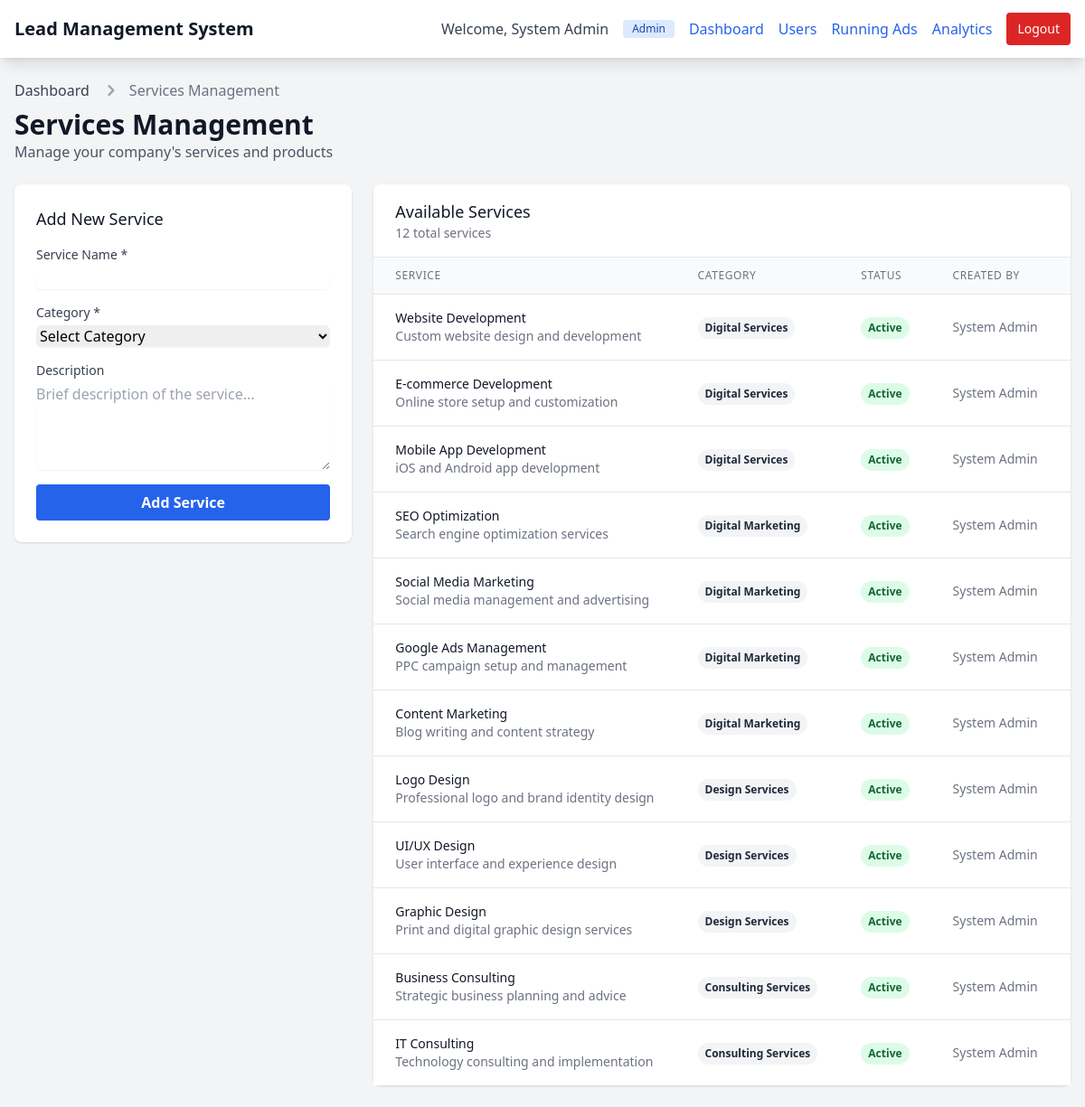
The page /services.php (signed in) on the database as committed earlier.
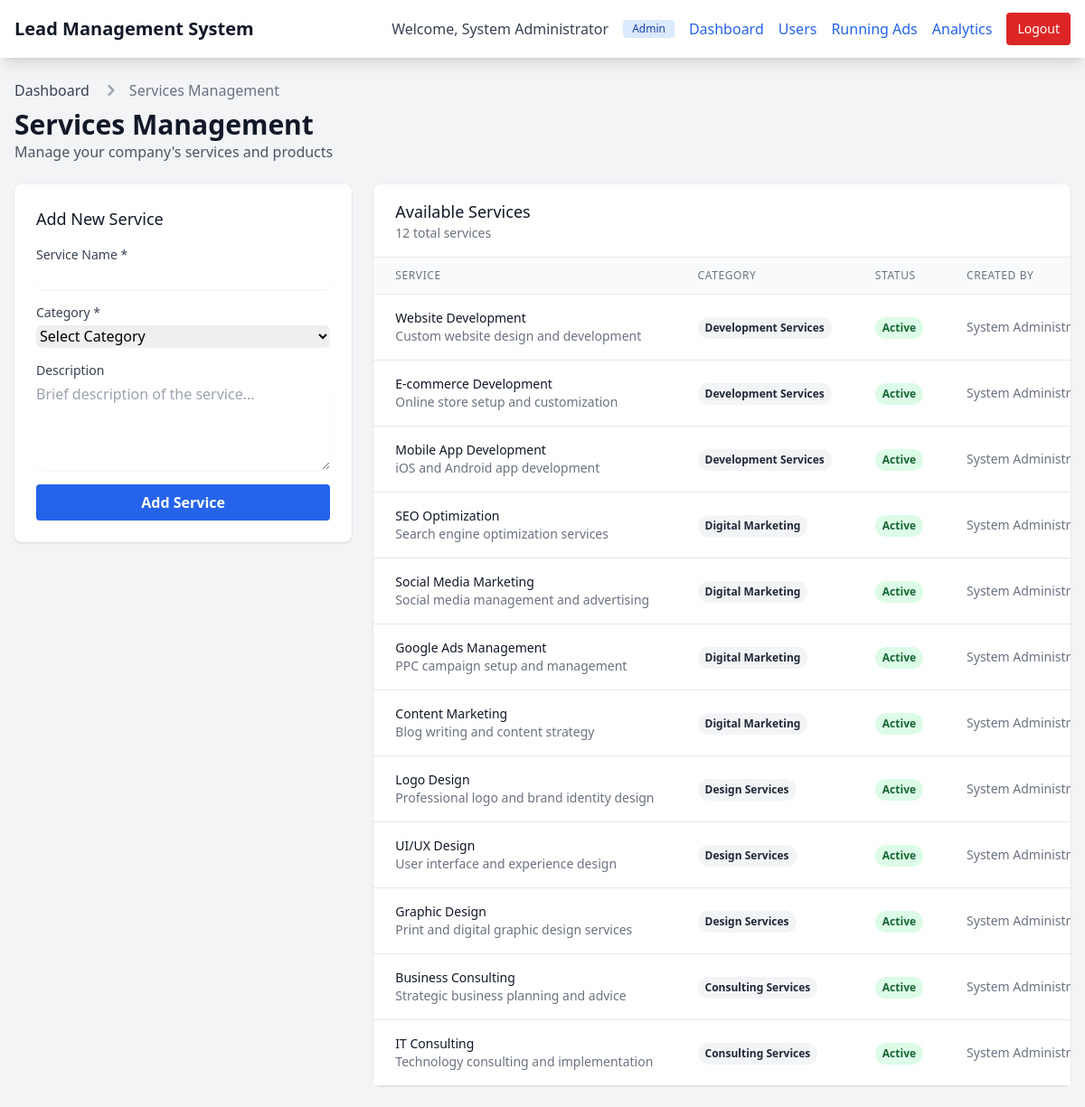
The same page on the database as committed later.
### tables this page shows
CREATE TABLE users (
    id INT PRIMARY KEY AUTO_INCREMENT,
    username VARCHAR(50) UNIQUE NOT NULL,
    password VARCHAR(255) NOT NULL,
    full_name VARCHAR(100),
    role ENUM('admin', 'sales', 'marketing') NOT NULL,
    is_active TINYINT(1) DEFAULT 1,
    created_at TIMESTAMP DEFAULT CURRENT_TIMESTAMP,
    updated_at TIMESTAMP DEFAULT CURRENT_TIMESTAMP ON UPDATE CURRENT_TIMESTAMP
);

CREATE TABLE services (
    id INT PRIMARY KEY AUTO_INCREMENT,
    service_name VARCHAR(255) NOT NULL,
    service_category VARCHAR(100),
    description TEXT,
    is_active TINYINT(1) DEFAULT 1,
    created_by INT,
    created_at TIMESTAMP DEFAULT CURRENT_TIMESTAMP,
    updated_at TIMESTAMP DEFAULT CURRENT_TIMESTAMP ON UPDATE CURRENT_TIMESTAMP,
    FOREIGN KEY (created_by) REFERENCES users(id) ON DELETE SET NULL
);

### includes/auth.php (called while the page is built, shortened)
<?php
require_once 'connect.php';
function is_logged_in() {
    return isset($_SESSION['user_id']) && !empty($_SESSION['user_id']);
}
function get_logged_in_user() {
    $query = "SELECT id, username, full_name, role FROM users WHERE id = ?";
    return get_row($query, [$_SESSION['user_id']], 'i');
}
?>

### includes/connect.php (called while the page is built, shortened)
<?php
$conn = null;
try {
    $conn = new mysqli(DB_HOST, DB_USER, DB_PASS, DB_NAME);
} catch (Exception $e) {
    error_log("Database connection exception: " . $e->getMessage());
    die("Database configuration error. Please contact administrator.");
}
function execute_query($query, $params = [], $types = '') {
    global $conn;
    try {
        if (empty($params)) {
            $result = $conn->query($query);
            return $result;
        }
        $stmt = $conn->prepare($query);
        if (!empty($params)) {
            if (!$stmt->bind_param($types, ...$params)) {
                error_log("Bind param failed: " . $stmt->error);
                $stmt->close();
                throw new Exception("Parameter binding failed");
            }
        }
        if (!$stmt->execute()) {
            error_log("Execute failed: " . $stmt->error . " | Query: " . $query);
            $stmt->close();
            throw new Exception("Query execution failed");
        }
        $result = $stmt->get_result();
        return $result;
    } catch (Exception $e) {
        error_log("Database operation error: " . $e->getMessage());
        throw $e;
    }
}
function get_row($query, $params = [], $types = '') {
    try {
        $result = execute_query($query, $params, $types);
        $row = $result->fetch_assoc();
        return $row;
    } catch (Exception $e) {
        error_log("get_row error: " . $e->getMessage());
        return null;
    }
}
function get_all($query, $params = [], $types = '') {
    try {
        $result = execute_query($query, $params, $types);
        $rows = [];
        while ($row = $result->fetch_assoc()) {
            $rows[] = $row;
        }
        return $rows;
    } catch (Exception $e) {
        error_log("get_all error: " . $e->getMessage());
        return [];
    }
}
?>

### includes/functions.php (called while the page is built, shortened)
<?php
require_once 'connect.php';
function sanitize_output($string) {
    return htmlspecialchars($string, ENT_QUOTES, 'UTF-8');
}
?>

### services.php (the view, shortened to what this page needs)
<?php
require_once 'includes/auth.php';
require_once 'includes/functions.php';
$current_user = get_logged_in_user();
$services = get_all("SELECT s.*, u.full_name as created_by_name FROM services s LEFT JOIN users u ON s.created_by = u.id ORDER BY s.created_at DESC");
?>
<!DOCTYPE html>
<html lang="en">
<head>
    <script src="https://cdn.tailwindcss.com"></script>
</head>
<body class="bg-gray-100 min-h-screen">
    <nav class="bg-white shadow-lg">
        <div class="max-w-7xl mx-auto px-4">
            <div class="flex justify-between h-16">
                <div class="flex items-center">
                    <a href="index.php" class="text-xl font-bold text-gray-900">Lead Management System</a>
                </div>
                <div class="flex items-center space-x-4">
                    <span class="text-gray-700">Welcome, <?php echo sanitize_output($current_user['full_name']); ?></span>
                    <span class="bg-blue-100 text-blue-800 text-xs font-medium px-2.5 py-0.5 rounded">
                        <?php echo ucfirst($current_user['role']); ?>
                    </span>
                    <a href="index.php" class="text-blue-600 hover:text-blue-800">Dashboard</a>
                    <a href="users.php" class="text-blue-600 hover:text-blue-800">Users</a>
                    <a href="running_ads.php" class="text-blue-600 hover:text-blue-800">Running Ads</a>
                    <a href="analytics.php" class="text-blue-600 hover:text-blue-800">Analytics</a>
                    <a href="logout.php" class="bg-red-600 hover:bg-red-700 text-white px-3 py-2 rounded text-sm">
                        Logout
                    </a>
                </div>
            </div>
        </div>
    </nav>
    <div class="max-w-7xl mx-auto py-6 px-4">
        <div class="mb-6">
            <nav class="flex" aria-label="Breadcrumb">
                <ol class="inline-flex items-center space-x-1 md:space-x-3">
                    <li class="inline-flex items-center">
                        <a href="index.php" class="text-gray-700 hover:text-gray-900">Dashboard</a>
                    </li>
                    <li>
                        <div class="flex items-center">
                            <svg class="w-6 h-6 text-gray-400" fill="currentColor" viewBox="0 0 20 20" xmlns="http://www.w3.org/2000/svg">
                                <path fill-rule="evenodd" d="M7.293 14.707a1 1 0 010-1.414L10.586 10 7.293 6.707a1 1 0 011.414-1.414l4 4a1 1 0 010 1.414l-4 4a1 1 0 01-1.414 0z" clip-rule="evenodd"></path>
                            </svg>
                            <span class="text-gray-500 ml-1 md:ml-2">Services Management</span>
                        </div>
                    </li>
                </ol>
            </nav>
            <h1 class="text-3xl font-bold text-gray-900 mt-2">Services Management</h1>
            <p class="text-gray-600">Manage your company's services and products</p>
        </div>
        <div class="grid grid-cols-1 lg:grid-cols-3 gap-6">
            <div class="lg:col-span-1">
                <div class="bg-white shadow rounded-lg p-6">
                    <h3 class="text-lg font-medium text-gray-900 mb-4">Add New Service</h3>
                    <form method="POST" action="">
                        <div class="space-y-4">
                            <div>
                                <label for="service_name" class="block text-sm font-medium text-gray-700">Service Name *</label>
                                <input
                                    type="text"
                                    id="service_name"
                                    name="service_name"
                                    value="<?php echo isset($_POST['service_name']) ? sanitize_output($_POST['service_name']) : ''; ?>"
                                    class="mt-1 block w-full border-gray-300 rounded-md shadow-sm focus:ring-blue-500 focus:border-blue-500"
                                    required
                                >
                            </div>
                            <div>
                                <label for="service_category" class="block text-sm font-medium text-gray-700">Category *</label>
                                <select
                                    id="service_category"
                                    name="service_category"
                                    class="mt-1 block w-full border-gray-300 rounded-md shadow-sm focus:ring-blue-500 focus:border-blue-500"
                                    required
                                >
                                    <option value="">Select Category</option>
                                </select>
                            </div>
                            <div>
                                <label for="description" class="block text-sm font-medium text-gray-700">Description</label>
                                <textarea
                                    id="description"
                                    name="description"
                                    rows="4"
                                    class="mt-1 block w-full border-gray-300 rounded-md shadow-sm focus:ring-blue-500 focus:border-blue-500"
                                    placeholder="Brief description of the service..."
                                ><?php echo isset($_POST['description']) ? sanitize_output($_POST['description']) : ''; ?></textarea>
                            </div>
                            <button
                                type="submit"
                                name="add_service"
                                class="w-full bg-blue-600 hover:bg-blue-700 text-white font-bold py-2 px-4 rounded focus:outline-none focus:shadow-outline"
                            >
                                Add Service
                            </button>
                        </div>
                    </form>
                </div>
            </div>
            <div class="lg:col-span-2">
                <div class="bg-white shadow rounded-lg">
                    <div class="px-6 py-4 border-b border-gray-200">
                        <h3 class="text-lg font-medium text-gray-900">Available Services</h3>
                        <p class="text-sm text-gray-500"><?php echo count($services); ?> total services</p>
                    </div>
                    <div class="overflow-x-auto">
                        <table class="min-w-full divide-y divide-gray-200">
                            <thead class="bg-gray-50">
                                <tr>
                                    <th class="px-6 py-3 text-left text-xs font-medium text-gray-500 uppercase tracking-wider">Service</th>
                                    <th class="px-6 py-3 text-left text-xs font-medium text-gray-500 uppercase tracking-wider">Category</th>
                                    <th class="px-6 py-3 text-left text-xs font-medium text-gray-500 uppercase tracking-wider">Status</th>
                                    <th class="px-6 py-3 text-left text-xs font-medium text-gray-500 uppercase tracking-wider">Created By</th>
                                    <th class="px-6 py-3 text-left text-xs font-medium text-gray-500 uppercase tracking-wider">Actions</th>
                                </tr>
                            </thead>
                            <tbody class="bg-white divide-y divide-gray-200">
                                <?php foreach ($services as $service): ?>
                                    <tr class="hover:bg-gray-50">
                                        <td class="px-6 py-4 whitespace-nowrap">
                                            <div>
                                                <div class="text-sm font-medium text-gray-900">
                                                    <?php echo sanitize_output($service['service_name']); ?>
                                                </div>
                                                <div class="text-sm text-gray-500">
                                                    <?php echo sanitize_output($service['description']); ?>
                                                </div>
                                            </div>
                                        </td>
                                        <td class="px-6 py-4 whitespace-nowrap">
                                            <span class="inline-flex px-2 py-1 text-xs font-semibold rounded-full bg-gray-100 text-gray-800">
                                                <?php echo sanitize_output($service['service_category']); ?>
                                            </span>
                                        </td>
                                        <td class="px-6 py-4 whitespace-nowrap">
                                            <span class="inline-flex px-2 py-1 text-xs font-semibold rounded-full
                                                <?php echo $service['is_active'] ? 'bg-green-100 text-green-800' : 'bg-red-100 text-red-800'; ?>">
                                                <?php echo $service['is_active'] ? 'Active' : 'Inactive'; ?>
                                            </span>
                                        </td>
                                        <td class="px-6 py-4 whitespace-nowrap text-sm text-gray-500">
                                            <?php echo sanitize_output($service['created_by_name'] ?? 'Unknown'); ?>
                                        </td>
                                        <td class="px-6 py-4 whitespace-nowrap text-right text-sm font-medium">
                                        </td>
                                    </tr>
                                <?php endforeach; ?>
                            </tbody>
                        </table>
                    </div>
                </div>
            </div>
        </div>
    </div>
</body>
</html>

Rows that differ between the two databases and show on the page:
changed users "Admin": full_name "System Admin" → "System Administrator"
changed services "Website Development": service_category "Digital Services" → "Development Services"; created_by.full_name "System Admin" → "System…"
changed services "E-commerce Development": service_category "Digital Services" → "Development Services"; created_by.full_name "System Admin" → "System…"
changed services "Mobile App Development": service_category "Digital Services" → "Development Services"; created_by.full_name "System Admin" → "System…"
changed through a linked row, services "SEO Optimization": created_by.full_name "System Admin" → "System…"
changed through a linked row, services "Social Media Marketing": created_by.full_name "System Admin" → "System…"
changed through a linked row, services "Google Ads Management": created_by.full_name "System Admin" → "System…"
changed through a linked row, services "Content Marketing": created_by.full_name "System Admin" → "System…"
changed through a linked row, services "Logo Design": created_by.full_name "System Admin" → "System…"
changed through a linked row, services "UI/UX Design": created_by.full_name "System Admin" → "System…"
changed through a linked row, services "Graphic Design": created_by.full_name "System Admin" → "System…"
changed through a linked row, services "Business Consulting": created_by.full_name "System Admin" → "System…"
changed through a linked row, services "IT Consulting": created_by.full_name "System Admin" → "System…"
